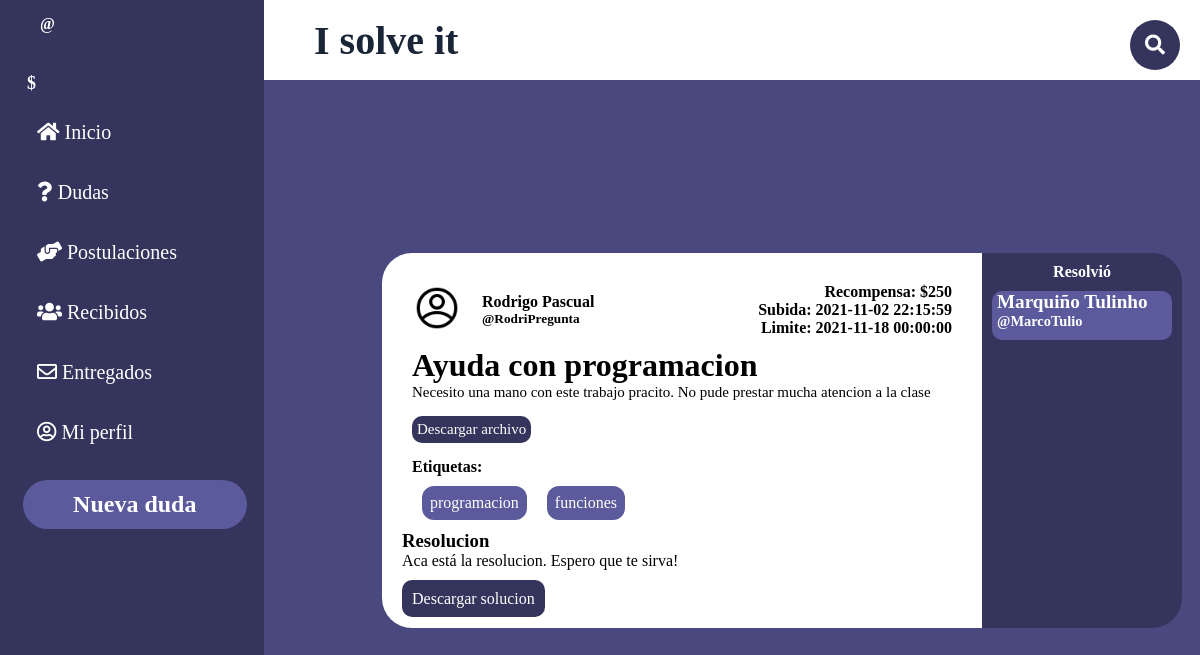
The app's page /PaginasBalsamiq/dentro-publicacion.php?id=17 with its own data.
### tables this page shows
CREATE TABLE `usuario` (
  `id_us` int(11) NOT NULL,
  `username` varchar(20) NOT NULL,
  `nombre` varchar(20) NOT NULL DEFAULT 'Nuevo usuario',
  `pass` varchar(200) NOT NULL,
  `mail` varchar(100) NOT NULL,
  `estrellas` int(2) DEFAULT NULL,
  `empleo` tinyint(1) NOT NULL,
  `descripcion` varchar(256) DEFAULT '"Hola. Soy un nuevo usuario de I Solve It. Espero que podamos ayudarnos mutuamente!',
  `tag` varchar(100) NOT NULL DEFAULT 'matematica,historia,literatura',
  `tokens` double NOT NULL DEFAULT 500,
  `imagen` int(11) NOT NULL DEFAULT 0
);

CREATE TABLE `consulta` (
  `id_consulta` int(11) NOT NULL,
  `id_us` int(11) NOT NULL,
  `titulo` varchar(40) NOT NULL,
  `descripcion` varchar(280) NOT NULL,
  `recompensa` float NOT NULL,
  `fecha_subida` datetime NOT NULL DEFAULT current_timestamp(),
  `fecha_limite` datetime NOT NULL,
  `archivo` varchar(100) NOT NULL
);

CREATE TABLE `tag` (
  `id` int(11) NOT NULL,
  `tag` varchar(30) NOT NULL
);

CREATE TABLE `entregado` (
  `id` int(11) NOT NULL,
  `id_cons` int(11) NOT NULL,
  `id_us` int(11) NOT NULL,
  `descripcion` varchar(255) DEFAULT NULL,
  `archivo` varchar(100) NOT NULL
);

### PaginasBalsamiq/dentro-publicacion.php (the view, shortened to what this page needs)
<!DOCTYPE html>
<html lang="es">
    <head>
        <link rel="stylesheet" href="NO_TOCAR.css">
        <link rel="stylesheet" href="style2.css">
        <link rel="stylesheet" href="dentro-publicacion.css">
        <link rel="stylesheet" href="https://use.fontawesome.com/releases/v5.6.3/css/all.css">
        </head>
<body class="grid_container">
    <?php
        include('../ImplementarPHP/config.php');
    ?>
    <header class="header">
    <h1 class="ISolveIt">I solve it</h1>
        <div class="buscador">
            <div class="btn">
                <i class="fas fa-search icon"></i>
            </div>
        </div>
    </header>
    <aside class="sidebar">
        <div class="sidebar_usuario">
            <h5 class="h5">@<?php echo $_SESSION['username']?></h5>
            <h5 class="tokens">$<?php echo $_SESSION['tokens']?></h5>
        </div>
        <div class="sidebar_menu">
            <ul>
                <li class="botones_sidebar"><a class="a" href="inicio.php"><i class="fas fa-home"></i> Inicio</a></li>
                <li class="botones_sidebar"><a class="a" href="misdudas.php"><i class="fas fa-question"></i> Dudas</a></li>
                <li class="botones_sidebar"><a class="a" href="postulaciones.php"><i class="fas fa-hands-helping"></i> Postulaciones</a></li>
                <li class="botones_sidebar"><a class="a" href="recibidos.php"><i class="fas fa-users"></i> Recibidos</a></li>
                <li class="botones_sidebar"><a class="a" href="entregados.php"><i class="far fa-envelope"></i> Entregados</a></li>
                <li class="botones_sidebar"><a class="a" href="perfil.php"><i class="far fa-user-circle"></i> Mi perfil</a></li>
            </ul>
        </div>
        <a href="nuevaPublicacion.php"><h2 class="h2">Nueva duda</h2></a>
    </aside>
    <div class="main">
        <?php
            $i = 0;
            $conCon = $conn->prepare("SELECT * FROM consulta WHERE id_consulta = '".$_GET['id']."'");
            $conCon ->execute();
            if($resCon = $conCon->fetch(PDO::FETCH_ASSOC)){
            $conus = $conn->prepare("SELECT * FROM usuario WHERE id_us = '".$resCon['id_us']."'");
            $conus ->execute();
            $resus = $conus->fetch(PDO::FETCH_ASSOC);
            echo'
                <div class="generalCont">
                    <div class="publicacion">
                        <div class="data">
                            <div class="envolvedor">
                                <div class="envolvedor">
                                    <img class="foto" src="recursos/fotoPerfil/0.png" alt="">
                                    <div class="posteo_datosusuario">
                                        <h4>'.$resus['nombre'].'</h4>
                                        <h5>@'.$resus['username'].'</h5>
                                    </div>
                                </div>
                                <div class="posteo_recompensa_fecha">
                                    <h4>Recompensa: $'.$resCon['recompensa'].'</h4>
                                    <h4>Subida: '.$resCon['fecha_subida'].'</h4>
                                    <h4>Limite: '.$resCon['fecha_limite'].'</h4>
                                </div>
                            </div>
                        </div>
                        <div class="cuerpo">
                            <h2 class="tituPub">'.$resCon['titulo'].'</h2>
                            <p class="desc">'.$resCon['descripcion'].'
                            <div class="archivo_consulta">
                                <a href="'.$resCon['archivo'].'" download>Descargar archivo</a>
                            </div>
                        </div>
                        <div class="envolvedor">
                            <div class="tags">
                                <h4>Etiquetas: </h4>
                                <ul class="tags_list">
            ';
            $conTagCons = $conn->prepare("SELECT tag_cons FROM tag_cons WHERE id_cons = '".$resCon['id_consulta']."'");
            $conTagCons ->execute();
            while($resultadoTagCons = $conTagCons->fetch(PDO::FETCH_ASSOC)){
                $conTag = $conn->prepare("SELECT tag FROM tag WHERE id = '".$resultadoTagCons['tag_cons']."'");
                $conTag ->execute();
                while($resTag = $conTag->fetch(PDO::FETCH_ASSOC)){
                                echo'<li class="tag">'.$resTag['tag'].'</li>';
                }
            }
            echo'
                                </ul>
                            </div>
            ';
$conEnt = $conn->prepare("SELECT * FROM entregado WHERE id_cons = '".$_GET['id']."'");
$conEnt ->execute();
if($resEnt = $conEnt->fetch(PDO::FETCH_ASSOC)){
    echo'
                        </div>
                            <div class="resolucion">
                                <h3 class="resolucionText">Resolucion</h3>
                                <p class="explicacion">
                                    '.$resEnt['descripcion'].'
                                </p>
                                <div class="archivo">
                                    <a href="'.$resEnt['archivo'].'" download>Descargar solucion</a>
                                </div>
                            </div>
                        </div>
                        <div class="postulantesDiv">
                            <div class="postulantesCuerpo">
                                <h4 class="postulados_dudas">Resolvió</h4>
                                <ul class="postuladosLista">
    ';
    $conEntUs = $conn->prepare("SELECT * FROM usuario WHERE id_us = '".$resEnt['id_us']."'");
    $conEntUs ->execute();
    while($resEntUs = $conEntUs->fetch(PDO::FETCH_ASSOC)){
        echo'
                                    <li class="postulanteLi">
                                        <div class="envolvedor">
                                            <div class="userdata">
                                                <h5 class="nombre_postulado">'.$resEntUs['nombre'].'</h5>
                                                <h6 class="usuario_postulado">@'.$resEntUs['username'].'</h6>
                                            </div>
                                        </div>
                                    </li>
        ';
    }
    echo'
                                </ul>
                            </div>
                        </div>
                    </div>
                </div>
    ';
}else if($resCon['id_us'] != $_SESSION['id_us']){
    $conConcAsig = $conn->prepare("SELECT id FROM asignado WHERE id_consulta = '".$_GET['id']."'");
    $conConcAsig ->execute();
    if($resConcAsig = $conConcAsig->fetch(PDO::FETCH_ASSOC)){
        echo'
            </div>
            <div class="entrega">
                <button class="btnEntrega" onclick="Alternar()">entregar</button>
                <div class="entregarCanvas" style="display:none" id="entregarCanvas">
                    <div class="entregarDiv">
                        <form class="formulario" action="../ImplementarPHP/entregar.php" method="POST" id="formEntregar" enctype="multipart/form-data">
                            <h2 class="entregar_trabajo">Entregar trabajo</h2>
                            <div class="contenedor">
                                <div class="envolvedor">
                                    <div class="input-contenedor">
                                        <label for="descripcion_entrega"></label>
                                        <input type="text" id="descripcion_entrega" name="descripcion" placeholder="Explica un poco la resolucion del problema" required>
                                    </div>
                                    <div class="trash">
                                        <div class="input-contenedor-2">
                                            <label class="archivo-entrega" for="archivo">Subir archivo</label>
                                            <input type="file" id="archivo" name="fileToUpload" id="fileToUpload" required style="display:none">
                                        </div>
                                        <input name="id_cons" type="hidden" value="'.$_GET['id'].'"></input>
                                        <div class="boton_canvas_definitivo">
                                            <input class="boton_canvas" name="entregar" type="submit" value="entregar" id="entregar" form="formEntregar"></input>
                                            <input class="boton_canvas" type="submit" value="cancelar" onclick="Alternar()"></input>
                                        </div>
                                    </div>
                                </div>
                            </div>
                        </form>
                    </div>
                </div>
            </div>
        ';
    }else{
        $conConc = $conn->prepare("SELECT id_concurso FROM concurso WHERE (id_us = '".$_SESSION['id_us']."' AND id_consulta = '".$_GET['id']."')");
        $conConc ->execute();
        if($resConc = $conConc->fetch(PDO::FETCH_ASSOC)){
        echo'
                        <div class="cancelar_postulante">
                            <form action="../ImplementarPHP/postular-cancelar.php" method="POST" id="cancelar'.$i.'">
                                <input type="hidden" name="id_cons" value="'.$_GET['id'].'">
                                <input type="hidden" name="dir" value="Location:../PaginasBalsamiq/dentro-publicacion.php?id='.$_GET['id'].'">
                                <input value="Cancelar postulacion" type="submit" class="postularBtn2" name="cancelar" form="cancelar'.$i.'" style="cursor:pointer">
                            </form>
                        </div>
                    </div>
                </div>
            ';
        }else{
            echo'
                        <div class="cancelar_postulante">
                            <form action="../ImplementarPHP/postular-cancelar.php" method="POST" id="postular'.$i.'">
                                <input type="hidden" name="id_cons" value="'.$_GET['id'].'">
                                <input type="hidden" name="dir" value="Location:../PaginasBalsamiq/dentro-publicacion.php?id='.$_GET['id'].'">
                                <input value="Postularme" type="submit" class="postularBtn2" name="postular" form="postular'.$i.'" style="cursor:pointer">
                            </form>
                        </div>
                    </div>
                </div>
            ';
        }
    }
}
}else{
    header("Location:../PaginasBalsamiq/inicio.php");
}
        ?>
</body>
</html>

### PaginasBalsamiq/NO_TOCAR.css (style rules this page uses)
a { text-decoration: none; color: white }
.buscador { width: 220px; height: 30px; padding: 5px; display: flex; justify-content: right; }
.btn { position:absolute; margin-top: -10px; right:0; height: 50px; width: 50px; line-height: 50px; background-color: #34345c; text-align: center; color: white; font-size: 20px; border-radius: 50%; cursor: pointer; margin-right: 20px; }

### PaginasBalsamiq/style2.css (style rules this page uses)
* { margin: 0; padding: 0; box-sizing: border-box; font-family: "corbel"; }
html { height: 100%; }
body { min-height: 100%; }
.grid_container { display: grid; grid-template: "sidebar header" 10vh "sidebar main" 90vh/ 22% auto; }
.header { background-color: white; grid-area: header; display: grid; align-items: center; grid-template: "titu busc" / auto 25% }
.ISolveIt { grid-area: titu; text-align: left; margin-left: 50px; color:#1a2537; font-size: 2.5rem; }
.a { font-size: 20px; text-decoration: none; color:white; padding: 10px; background-color: none; border-radius:50px ; }
a { text-decoration: none; }
.sidebar { background-color: #34345c; grid-area: sidebar; text-align: center; color:rgb(26, 21, 21); border-right:1px solid #34345c; }
.h2 { background-color: #5a5a9c; color:white; border-radius: 30px; padding:11px; width: 85%; margin-left: 23px; margin-top: 10%; }
.h5 { color:white; text-align: left; margin:40px; font-size: 1rem; }
.tokens { color: white; margin-right: 200px; font-size: large; font-family: corbel; }
.main { background-color: #494980; grid-area: main; overflow-y: scroll; position: relative; }
.botones_sidebar { margin: 17px; padding: 10px; list-style: none; text-align: left; }
.posteo_datosusuario { padding: 10px; }

### PaginasBalsamiq/dentro-publicacion.css (style rules this page uses)
.generalCont { display: flex; background-color: aqua; height: fit-content; background-color: white; border-radius: 30px; text-align: left; width: 700px; margin: auto; position: absolute; top: 0; bottom: 0; left: 0; right: 0; }
.publicacion { width: auto; min-width: 80%; position: relative; margin: 20px; }
.postulantesDiv { width: 20%; background-color: #34345c; position: relative; border-top-right-radius:30px; border-bottom-right-radius: 30px; color:white; text-align: left; width: max-content; }
.postulados_dudas { text-align: center; padding-top: 10px; }
.postulantesCuerpo { background-color: #34345c; border-top-right-radius:30px; border-bottom-right-radius: 30px; width:200px; }
.postulanteLi { background-color: #5a5a9c; margin: 10px; padding-bottom: 10px; height: max-content; list-style: none; border-radius: 10px; }
.nombre_postulado { font-size: 1.2rem; margin-left: 5px; }
.usuario_postulado { font-size: 0.9rem; margin-left: 5px; }
.posteo_datosusuario { padding: 10px; }
.tag { background-color: #5a5a9c; color: white; border-radius: 12px; padding: 8px; margin: 10px; width: max-content; }
.tags_list { list-style: none; display: flex; }
.cuerpo { font-size: 25px; margin-left: 10px; width: 100%; }
.desc { font-size: 15px; width: 100%; word-wrap: break-word; }
.tituPub { font-size: 2rem; }
.tags { margin-left: 10px; }
.posteo_datosusuario { margin:10px; }
.foto { width: 50px; margin-left:10px; margin-top:10px; height: 50px; }
.envolvedor { display:flex; position: relative; }
.posteo_recompensa_fecha { text-align: right; position: absolute; right: 0; margin-right: 10px; margin-top: 10px; }
.archivo > a { background-color: #34345c; padding: 10px; border-radius: 10px; cursor: pointer; }
.explicacion { margin-bottom: 20px; max-width: 100%; word-wrap: break-word; }
.archivo_consulta { background-color: #34345c; padding: 5px; border-radius: 10px; cursor: pointer; margin: 15px 0; font-size: 15px; width: fit-content; }

### records on screen
usuario: nombre "Rodrigo Pascual", username "RodriPregunta"
consulta: recompensa "250", fecha_subida "2021-11-02 22:15:59", fecha_limite "2021-11-18 00:00:00", titulo "Ayuda con programacion", descripcion "Necesito una mano con este trabajo pracito. No pude prestar mucha atencion a la clase"
tag: tag "programacion"
tag: tag "funciones"
entregado: descripcion "Aca está la resolucion. Espero que te sirva!"
usuario: nombre "Marquiño Tulinho", username "MarcoTulio"
